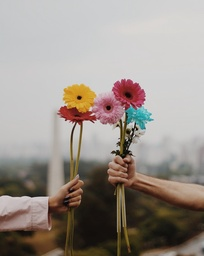
#> input picture all final/test2.jpeg, 204 x 256 px, shrunk from 640 x 802 before the run
$ jupyter execute 'open close.ipynb'
#> lines starting #> are read from the running program, lines starting #| are printed output that depends on the picture; after the words box and inside, x2 and y2 are one past the last pixel; in counts of white or black regions, pixels touching at a corner belong together
[cell 1]
import cv2
import numpy as np
import matplotlib.pyplot as plt

[cell 2]
img = cv2.imread("test2.jpeg", cv2.IMREAD_GRAYSCALE)
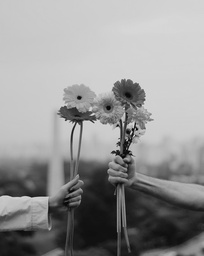
#> img: shape (256, 204); min 2, max 224, mean 148.7

[cell 3]
img[img >= 127] = 255
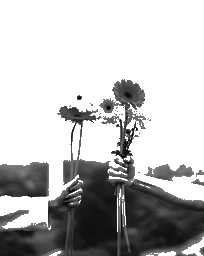
#> img: shape (256, 204); min 2, max 255, mean 189.5
img[img <  127] = 0
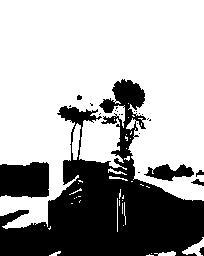
#> img: shape (256, 204); 66.4% white; 24 black regions (17 under 20 px), largest, box (x1, y1, x2, y2) and area: (0, 79, 204, 256) 15287, (0, 162, 49, 198) 1596, (144, 164, 194, 181) 481

plt.imshow(img, cmap="gray")
plt.title("Original Image")
plt.show()

[cell 4]
def replace(img):
    ret = np.array(img)
    for i in range(img.shape[0]):
        for j in range(img.shape[1]):
            ret[i,j] = 255 if img[i,j] == 0  else 0
    return ret

[cell 5]
def dilation(img):
    dil = np.zeros(img.shape)
    elem = np.array([[1,1],[1,1]])
    img = replace(img)
    for i in range(img.shape[0]-1):
        for j in range(img.shape[1] - 1):
            k = np.array(img[i:i+2,j:j+2]) * elem
            if np.sum(k) > 0:
                dil[i,j] = 255
            else:
                dil[i,j] = 0
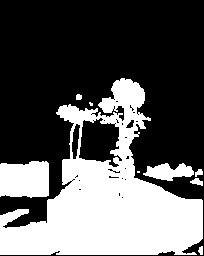
#> dil: shape (256, 204) float64; 35.9% white; 9 white regions (2 under 20 px), largest, box (x1, y1, x2, y2) and area: (0, 78, 203, 255) 16337, (0, 161, 49, 198) 1657, (143, 163, 194, 181) 569
    dil = replace(dil)
#     img = replace(img)
    return dil

[cell 6]
def erosion(img):
    ero = np.zeros(img.shape)
#> ero: shape (256, 204) float64; every value is 0
    elem = np.array([[1,1],[1,1]])
    img = replace(img)
    for i in range(img.shape[0]-1):
        for j in range(img.shape[1] - 1):
            k = np.array(img[i:i+2,j:j+2]) * elem
            if np.sum(k) == np.sum(elem) * 255:
                ero[i,j] = 255
            else:
                ero[i,j] = 0
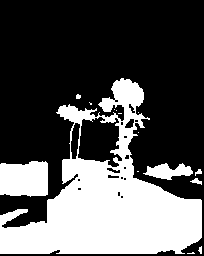
#> ero: shape (256, 204) float64; 33.6% white; 15 white regions (8 under 20 px), largest, box (x1, y1, x2, y2) and area: (0, 78, 202, 254) 15347, (0, 161, 48, 197) 1565, (143, 163, 193, 180) 489
    ero = replace(ero)
    return ero

## Output

[cell 7]
fig = plt.figure(figsize=(15, 10))

openi = erosion(dilation(img))
fig.add_subplot(121)
plt.imshow(openi, cmap="gray")
plt.title("OPEN")

closei = dilation(erosion(img))
#> after the loop in erosion (call 2), `for i in range(img.shape[0]-1):`:
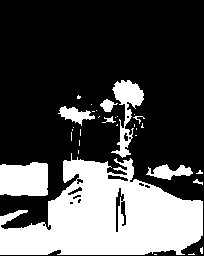
#> ero: shape (256, 204) float64; 30.6% white; 32 white regions (23 under 20 px), largest, box (x1, y1, x2, y2) and area: (0, 153, 203, 255) 12404, (0, 162, 48, 196) 1504, (111, 80, 144, 158) 985
#> after the loop in dilation (call 2), `for i in range(img.shape[0]-1):`:
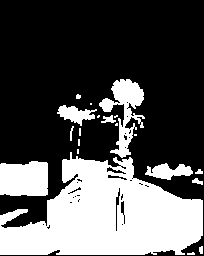
#> dil: shape (256, 204) float64; 33.1% white; 20 white regions (9 under 20 px), largest, box (x1, y1, x2, y2) and area: (0, 152, 203, 255) 13048, (0, 161, 48, 196) 1561, (99, 79, 145, 158) 1443
fig.add_subplot(122)
plt.imshow(closei, cmap="gray")
plt.title("CLOSE")

plt.show()

$ run again, with all final/test3.jpeg copied over all final/test2.jpeg
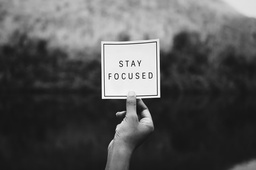
#> input picture all final/test3.jpeg, 256 x 170 px, shrunk from 640 x 426 before the run
#> img is the input picture: shape (170, 256); min 8, max 255, mean 84.3
#> `img[img <  127] = 0`:
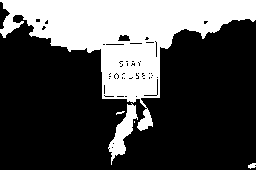
#> img: shape (170, 256); 30.5% white; 5 white regions (2 under 20 px), largest, box (x1, y1, x2, y2) and area: (0, 0, 256, 131) 12549, (108, 103, 138, 165) 671, (248, 163, 256, 169) 33
#> after the loop in dilation (call 2), `for i in range(img.shape[0]-1):`:
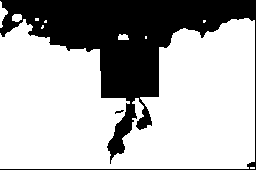
#> dil: shape (170, 256) float64; 68.6% white; 2 black regions (1 under 20 px), largest, box (x1, y1, x2, y2) and area: (0, 0, 256, 170) 13646

$ run again, with all final/gaussian.jpeg copied over all final/test2.jpeg
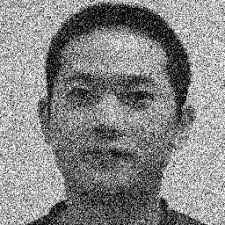
#> input picture all final/gaussian.jpeg, 225 x 225 px
#> img is the input picture: shape (225, 225); min 0, max 255, mean 134.4
#> `img[img <  127] = 0`:
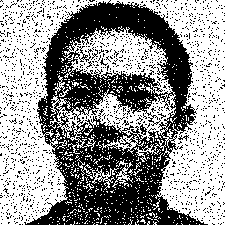
#> img: shape (225, 225); 57.6% white; 1534 black regions (1530 under 20 px), largest, box (x1, y1, x2, y2) and area: (24, 0, 208, 225) 18409, (140, 124, 147, 135) 41, (178, 135, 189, 141) 26, (91, 49, 98, 60) 22
#> after the loop in dilation (call 2), `for i in range(img.shape[0]-1):`:
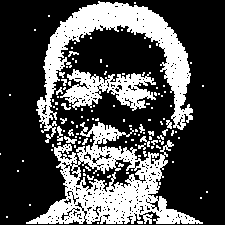
#> dil: shape (225, 225) float64; 31% white; 117 white regions (96 under 20 px), largest, box (x1, y1, x2, y2) and area: (26, 122, 203, 224) 6826, (36, 1, 193, 143) 5780, (60, 69, 156, 111) 1946
